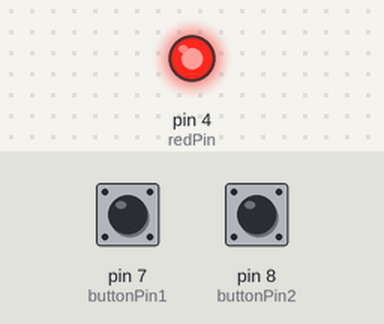
Recording of a sketch running on a simulated Arduino Uno, built with avr-gcc and run on an emulated ATmega328P. On the bench: output pins drawn as LEDs (lit = HIGH). The test bench sets the inputs (shaded band); at power-on: pin 7 (buttonPin1) HIGH, pin 8 (buttonPin2) HIGH.

Above: at 3.2 s.
3.3 s: pin 7 (buttonPin1) pulled LOW for 0.15 s
At 4.6 s:
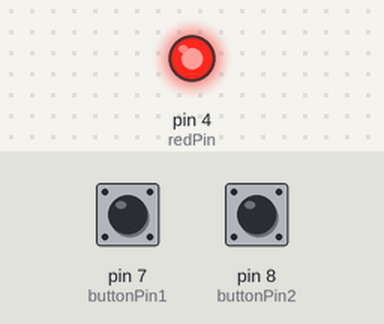
5.0 s: pin 8 (buttonPin2) pulled LOW for 0.15 s
At 5.9 s:
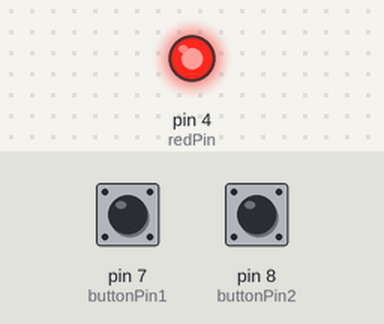
6.7 s: pin 8 (buttonPin2) pulled LOW for 3.2 s
At 7.3 s:
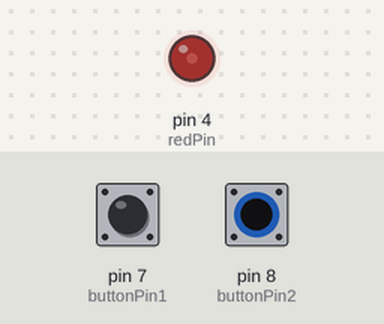
Timing chart, 0 to 11.4 s (numbered marks = the images above; inputs shaded):
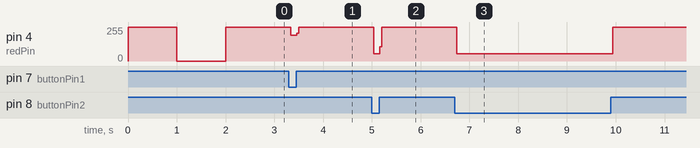

Measured:
- after the input at 3.3 s, pin 4 (redPin): 255/255 → 194/255 at once, → 255/255 0.12 s later
- after the input at 5.0 s, pin 4 (redPin): 255/255 → 56/255 at once, → 255/255 0.12 s later
- after the input at 6.7 s, pin 4 (redPin): 255/255 → 56/255 at once, → 255/255 3.2 s later

The sketch:

ex_2_exame.ino
```cpp
//Javier Reverte
//19/03/21
//con dos botones se necesita que el led se encienda durante 1 segundo una unica vez despues de conectar el arduinio, despues necesito que el led se encienda si pulso uno de los botones en el otro caso estara apagado
int switchState = 0;
int switchState2 = 0;
int redPin = 4;
int buttonPin1 = 7;
int buttonPin2 = 8;


void setup() {
  pinMode(redPin, OUTPUT);
  pinMode(buttonPin1, INPUT);
  pinMode(buttonPin2, INPUT);

  digitalWrite(redPin, HIGH);
   delay(1000);
  digitalWrite(redPin, LOW);
  delay(1000);

}

void loop() {
  switchState = digitalRead(buttonPin1);
  switchState2 = digitalRead(buttonPin2);
  if (switchState == LOW){
    digitalWrite(redPin, LOW);
    }
     else if (switchState = HIGH){
    digitalWrite(redPin, HIGH);
  }
  if (switchState2 == LOW){
    digitalWrite(redPin, LOW);
    }
     else if (switchState2 = HIGH){
    digitalWrite(redPin, HIGH);
  }

}
```
